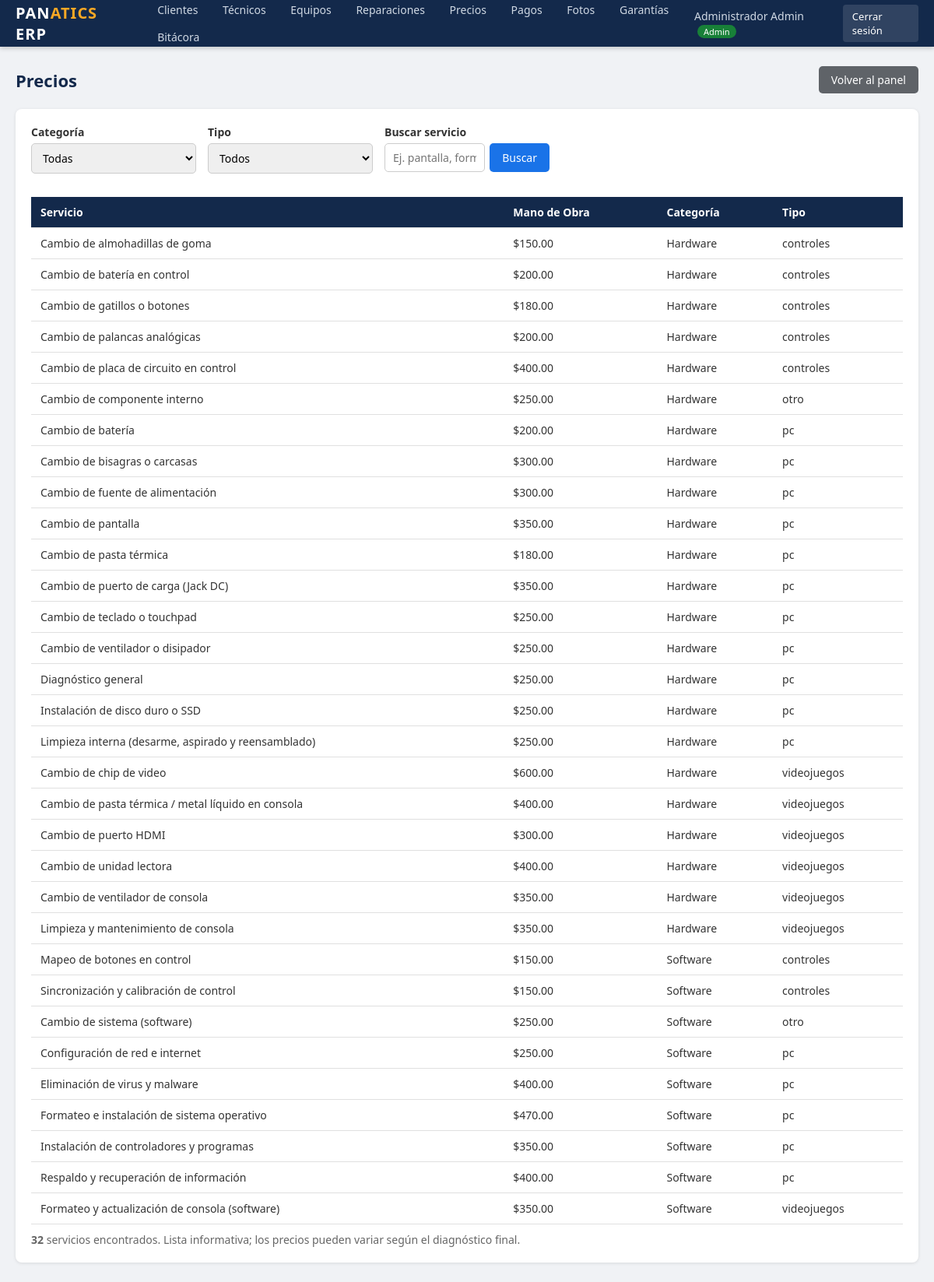
Screenshot of /precios/index.php (signed in) with the database file from the repository.
### tables this page shows
CREATE TABLE IF NOT EXISTS `precios` (
  `servicio` text NOT NULL,
  `mano_de_obra` int NOT NULL,
  `categoria` varchar(15) NOT NULL,
  `tipo` varchar(15) NOT NULL
);

### includes/auth.php (called while the page is built, shortened)
<?php
function esAdmin() {
    if (isset($_SESSION['role'])) {
        return $_SESSION['role'] === 'admin';
    }
    return false;
}

### precios/index.php (the view, shortened to what this page needs)
<?php
require_once __DIR__ . '/../includes/templates.php';
$conn = conectarBD();
$where = '';
$q = isset($_GET['q']) ? $conn->real_escape_string($_GET['q']) : '';
if ($where === '') { $where .= " ORDER BY categoria, tipo, servicio"; }
$sql = "SELECT servicio, mano_de_obra, categoria, tipo FROM precios$where";
$result = $conn->query($sql);
renderHeader('Precios');
?>
<div class="page-header">
    <h1>Precios</h1>
    <div style="display:flex;gap:8px;">
        <a href="../index.php" class="btn btn-secondary">Volver al panel</a>
    </div>
</div>
<div class="card">
    <form method="GET" action="index.php" style="margin-bottom:15px;">
        <div class="form-row">
            <div class="form-group">
                <label>Categoría</label>
                <select name="categoria" onchange="this.form.submit()">
                    <option value="">Todas</option>
                </select>
            </div>
            <div class="form-group">
                <label>Tipo</label>
                <select name="tipo" onchange="this.form.submit()">
                    <option value="">Todos</option>
                </select>
            </div>
            <div class="form-group" style="flex:1 1 220px;">
                <label>Buscar servicio</label>
                <div style="display:flex;gap:6px;">
                    <input type="text" name="q" value="<?php echo htmlspecialchars($q); ?>" placeholder="Ej. pantalla, formateo...">
                    <button type="submit" class="btn btn-primary">Buscar</button>
                </div>
            </div>
        </div>
    </form>
    <div class="table-responsive">
        <table class="data">
            <thead>
                <tr>
                    <th>Servicio</th>
                    <th>Mano de Obra</th>
                    <th>Categoría</th>
                    <th>Tipo</th>
                </tr>
            </thead>
            <tbody>
                <?php if ($result->num_rows > 0): ?>
                    <?php while ($row = $result->fetch_assoc()): ?>
                        <tr>
                            <td><?php echo htmlspecialchars($row['servicio']); ?></td>
                            <td>$<?php echo number_format((float)$row['mano_de_obra'], 2); ?></td>
                            <td><?php echo htmlspecialchars($row['categoria']); ?></td>
                            <td><?php echo htmlspecialchars($row['tipo']); ?></td>
                        </tr>
                    <?php endwhile; ?>
                <?php else: ?>
                    <tr><td colspan="4" style="text-align:center;color:#888;">No hay precios que coincidan con el filtro.</td></tr>
                <?php endif; ?>
            </tbody>
        </table>
    </div>
    <p style="color:#666;margin-top:10px;"><strong><?php echo $result->num_rows; ?></strong> servicios encontrados. Lista informativa; los precios pueden variar según el diagnóstico final.</p>
</div>
<?php
renderFooter();
?>

### includes/templates.php (shortened to what this page needs)
<?php
require_once __DIR__ . '/auth.php';
function renderHeader($titulo) {
    require_once __DIR__ . '/auth.php';
?>
<!DOCTYPE html>
<html lang="es">
<head>
    <link rel="stylesheet" href="<?php echo BASE_URL; ?>assets/css/style.css">
</head>
<body>
    <div class="navbar">
        <a href="<?php echo BASE_URL; ?>index.php" class="brand">PAN<span>ATICS</span> ERP</a>
        <nav>
            <a href="<?php echo BASE_URL; ?>cliente/index.php">Clientes</a>
            <?php if (esAdmin()): ?>
                <a href="<?php echo BASE_URL; ?>tecnico/index.php">Técnicos</a>
            <?php endif; ?>
            <a href="<?php echo BASE_URL; ?>equipo/index.php">Equipos</a>
            <a href="<?php echo BASE_URL; ?>reparacion/index.php">Reparaciones</a>
            <a href="<?php echo BASE_URL; ?>precios/index.php">Precios</a>
            <a href="<?php echo BASE_URL; ?>pago/index.php">Pagos</a>
            <a href="<?php echo BASE_URL; ?>fotos/index.php">Fotos</a>
            <a href="<?php echo BASE_URL; ?>garantias/index.php">Garantías</a>
            <?php if (esAdmin()): ?>
                <a href="<?php echo BASE_URL; ?>bitacora/index.php">Bitácora</a>
            <?php endif; ?>
        </nav>
        <div class="user-nav">
            <span class="user-name">
                <?php echo htmlspecialchars(isset($_SESSION['nombre']) && $_SESSION['nombre'] !== '' ? $_SESSION['nombre'] : 'Técnico'); ?>
                <?php if (esAdmin()): ?><span style="background:#188038;color:#fff;border-radius:10px;padding:1px 8px;font-size:11px;margin-left:4px;">Admin</span><?php endif; ?>
            </span>
            <a href="<?php echo BASE_URL; ?>logout.php" class="logout">Cerrar sesión</a>
        </div>
    </div>
    <div class="container">
<?php
}
function renderFooter() {
?>
    </div>
</body>
</html>
<?php
}
?>

### assets/css/style.css (style rules this page uses)
* { margin: 0; padding: 0; box-sizing: border-box; }
body { font-family: 'Segoe UI', Tahoma, Geneva, Verdana, sans-serif; background: #f0f2f5; color: #333; font-size: 14px; }
a { color: #1a73e8; text-decoration: none; }
.navbar { background: #13294b; color: #fff; padding: 0 20px; display: flex; align-items: center; height: 60px; box-shadow: 0 2px 6px rgba(0,0,0,.2); position: sticky; top: 0; z-index: 100; }
.navbar .brand { font-size: 20px; font-weight: bold; letter-spacing: 1px; margin-right: 30px; color: #fff; }
.navbar .brand span { color: #f9a825; }
.navbar nav a { color: #cfd8e3; padding: 8px 14px; border-radius: 4px; display: inline-block; }
.navbar .user-nav { margin-left: auto; display: flex; align-items: center; gap: 12px; }
.navbar .user-nav .user-name { color: #cfd8e3; font-size: 14px; }
.navbar .user-nav a.logout { color: #fff; background: rgba(255,255,255,.12); padding: 6px 12px; border-radius: 4px; font-size: 13px; }
.container { max-width: 1200px; margin: 25px auto; padding: 0 20px; }
.card { background: #fff; border-radius: 8px; box-shadow: 0 1px 4px rgba(0,0,0,.1); padding: 20px; margin-bottom: 20px; }
.page-header { display: flex; justify-content: space-between; align-items: center; margin-bottom: 20px; }
.page-header h1 { font-size: 22px; color: #13294b; }
.btn { display: inline-block; padding: 8px 16px; border: none; border-radius: 5px; cursor: pointer; font-size: 14px; font-family: inherit; text-decoration: none; transition: background .2s; }
.btn-primary { background: #1a73e8; color: #fff; }
.btn-secondary { background: #5f6368; color: #fff; }
.table-responsive { overflow-x: auto; }
table.data { width: 100%; border-collapse: collapse; background: #fff; }
table.data th, table.data td { padding: 10px 12px; text-align: left; border-bottom: 1px solid #e0e0e0; }
table.data th { background: #13294b; color: #fff; font-weight: 600; white-space: nowrap; }
.form-group { margin-bottom: 15px; }
.form-group label { display: block; font-weight: 600; margin-bottom: 5px; color: #333; }
.form-group input[type="text"], .form-group input[type="email"], .form-group input[type="password"], .form-group input[type="number"], .form-group input[type="datetime-local"], .form-group input[type="date"], .form-group input[type="file"], .form-group select, .form-group textarea { width: 100%; padding: 8px 10px; border: 1px solid #ccc; border-radius: 5px; font-size: 14px; font-family: inherit; }
.form-row { display: grid; grid-template-columns: repeat(auto-fill, minmax(210px, 1fr)); gap: 15px; }

### rows the page displays
precios: servicio "Cambio de almohadillas de goma", mano_de_obra "150.00", categoria "Hardware", tipo "controles"
precios: servicio "Cambio de batería en control", mano_de_obra "200.00", categoria "Hardware", tipo "controles"
precios: servicio "Cambio de gatillos o botones", mano_de_obra "180.00", categoria "Hardware", tipo "controles"
precios: servicio "Cambio de palancas analógicas", mano_de_obra "200.00", categoria "Hardware", tipo "controles"
precios: servicio "Cambio de placa de circuito en control", mano_de_obra "400.00", categoria "Hardware", tipo "controles"
precios: servicio "Cambio de componente interno", mano_de_obra "250.00", categoria "Hardware", tipo "otro"
precios: servicio "Cambio de batería", mano_de_obra "200.00", categoria "Hardware", tipo "pc"
precios: servicio "Cambio de bisagras o carcasas", mano_de_obra "300.00", categoria "Hardware", tipo "pc"
precios: servicio "Cambio de fuente de alimentación", mano_de_obra "300.00", categoria "Hardware", tipo "pc"
precios: servicio "Cambio de pantalla", mano_de_obra "350.00", categoria "Hardware", tipo "pc"
precios: servicio "Cambio de pasta térmica", mano_de_obra "180.00", categoria "Hardware", tipo "pc"
precios: servicio "Cambio de puerto de carga (Jack DC)", mano_de_obra "350.00", categoria "Hardware", tipo "pc"
precios: servicio "Cambio de teclado o touchpad", mano_de_obra "250.00", categoria "Hardware", tipo "pc"
precios: servicio "Cambio de ventilador o disipador", mano_de_obra "250.00", categoria "Hardware", tipo "pc"
precios: servicio "Diagnóstico general", mano_de_obra "250.00", categoria "Hardware", tipo "pc"
precios: servicio "Instalación de disco duro o SSD", mano_de_obra "250.00", categoria "Hardware", tipo "pc"
precios: servicio "Limpieza interna (desarme, aspirado y reensamblado)", mano_de_obra "250.00", categoria "Hardware", tipo "pc"
precios: servicio "Cambio de chip de video", mano_de_obra "600.00", categoria "Hardware", tipo "videojuegos"
precios: servicio "Cambio de pasta térmica / metal líquido en consola", mano_de_obra "400.00", categoria "Hardware", tipo "videojuegos"
precios: servicio "Cambio de puerto HDMI", mano_de_obra "300.00", categoria "Hardware", tipo "videojuegos"
precios: servicio "Cambio de unidad lectora", mano_de_obra "400.00", categoria "Hardware", tipo "videojuegos"
precios: servicio "Cambio de ventilador de consola", mano_de_obra "350.00", categoria "Hardware", tipo "videojuegos"
precios: servicio "Limpieza y mantenimiento de consola", mano_de_obra "350.00", categoria "Hardware", tipo "videojuegos"
precios: servicio "Mapeo de botones en control", mano_de_obra "150.00", categoria "Software", tipo "controles"
precios: servicio "Sincronización y calibración de control", mano_de_obra "150.00", categoria "Software", tipo "controles"
precios: servicio "Cambio de sistema (software)", mano_de_obra "250.00", categoria "Software", tipo "otro"
precios: servicio "Configuración de red e internet", mano_de_obra "250.00", categoria "Software", tipo "pc"
precios: servicio "Eliminación de virus y malware", mano_de_obra "400.00", categoria "Software", tipo "pc"
precios: servicio "Formateo e instalación de sistema operativo", mano_de_obra "470.00", categoria "Software", tipo "pc"
precios: servicio "Instalación de controladores y programas", mano_de_obra "350.00", categoria "Software", tipo "pc"
precios: servicio "Respaldo y recuperación de información", mano_de_obra "400.00", categoria "Software", tipo "pc"
precios: servicio "Formateo y actualización de consola (software)", mano_de_obra "350.00", categoria "Software", tipo "videojuegos"

### other values shown
$result->num_rows "32"
